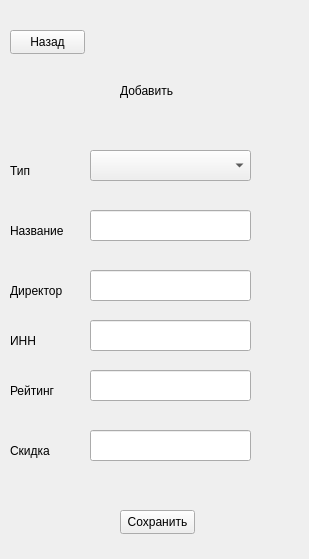
<?xml version="1.0" encoding="UTF-8"?>
<ui version="4.0">
 <class>MainWindow</class>
 <widget class="QMainWindow" name="MainWindow">
  <property name="geometry">
   <rect>
    <x>0</x>
    <y>0</y>
    <width>309</width>
    <height>559</height>
   </rect>
  </property>
  <property name="windowTitle">
   <string>MainWindow</string>
  </property>
  <widget class="QWidget" name="centralwidget">
   <widget class="QPushButton" name="pushButton_save">
    <property name="geometry">
     <rect>
      <x>120</x>
      <y>510</y>
      <width>75</width>
      <height>24</height>
     </rect>
    </property>
    <property name="text">
     <string>Сохранить</string>
    </property>
   </widget>
   <widget class="QLabel" name="label_8">
    <property name="geometry">
     <rect>
      <x>120</x>
      <y>70</y>
      <width>101</width>
      <height>41</height>
     </rect>
    </property>
    <property name="text">
     <string>Добавить</string>
    </property>
   </widget>
   <widget class="QLineEdit" name="lineEdit_rating">
    <property name="geometry">
     <rect>
      <x>90</x>
      <y>370</y>
      <width>161</width>
      <height>31</height>
     </rect>
    </property>
   </widget>
   <widget class="QLabel" name="label_6">
    <property name="geometry">
     <rect>
      <x>10</x>
      <y>160</y>
      <width>71</width>
      <height>21</height>
     </rect>
    </property>
    <property name="text">
     <string>Тип</string>
    </property>
   </widget>
   <widget class="QPushButton" name="pushButton_back">
    <property name="geometry">
     <rect>
      <x>10</x>
      <y>30</y>
      <width>75</width>
      <height>24</height>
     </rect>
    </property>
    <property name="text">
     <string>Назад</string>
    </property>
   </widget>
   <widget class="QLabel" name="label_2">
    <property name="geometry">
     <rect>
      <x>10</x>
      <y>280</y>
      <width>71</width>
      <height>21</height>
     </rect>
    </property>
    <property name="text">
     <string>Директор</string>
    </property>
   </widget>
   <widget class="QLabel" name="label">
    <property name="geometry">
     <rect>
      <x>10</x>
      <y>220</y>
      <width>71</width>
      <height>21</height>
     </rect>
    </property>
    <property name="text">
     <string>Название</string>
    </property>
   </widget>
   <widget class="QLineEdit" name="lineEdit_director">
    <property name="geometry">
     <rect>
      <x>90</x>
      <y>270</y>
      <width>161</width>
      <height>31</height>
     </rect>
    </property>
   </widget>
   <widget class="QLabel" name="label_5">
    <property name="geometry">
     <rect>
      <x>10</x>
      <y>440</y>
      <width>71</width>
      <height>21</height>
     </rect>
    </property>
    <property name="text">
     <string>Скидка</string>
    </property>
   </widget>
   <widget class="QLabel" name="label_3">
    <property name="geometry">
     <rect>
      <x>10</x>
      <y>330</y>
      <width>71</width>
      <height>21</height>
     </rect>
    </property>
    <property name="text">
     <string>ИНН</string>
    </property>
   </widget>
   <widget class="QComboBox" name="comboBox_type">
    <property name="geometry">
     <rect>
      <x>90</x>
      <y>150</y>
      <width>161</width>
      <height>31</height>
     </rect>
    </property>
   </widget>
   <widget class="QLabel" name="label_4">
    <property name="geometry">
     <rect>
      <x>10</x>
      <y>380</y>
      <width>71</width>
      <height>21</height>
     </rect>
    </property>
    <property name="text">
     <string>Рейтинг</string>
    </property>
   </widget>
   <widget class="QLineEdit" name="lineEdit_discount">
    <property name="geometry">
     <rect>
      <x>90</x>
      <y>430</y>
      <width>161</width>
      <height>31</height>
     </rect>
    </property>
   </widget>
   <widget class="QLineEdit" name="lineEdit_inn">
    <property name="geometry">
     <rect>
      <x>90</x>
      <y>320</y>
      <width>161</width>
      <height>31</height>
     </rect>
    </property>
   </widget>
   <widget class="QLineEdit" name="lineEdit_name">
    <property name="geometry">
     <rect>
      <x>90</x>
      <y>210</y>
      <width>161</width>
      <height>31</height>
     </rect>
    </property>
   </widget>
  </widget>
 </widget>
 <resources/>
 <connections/>
</ui>
